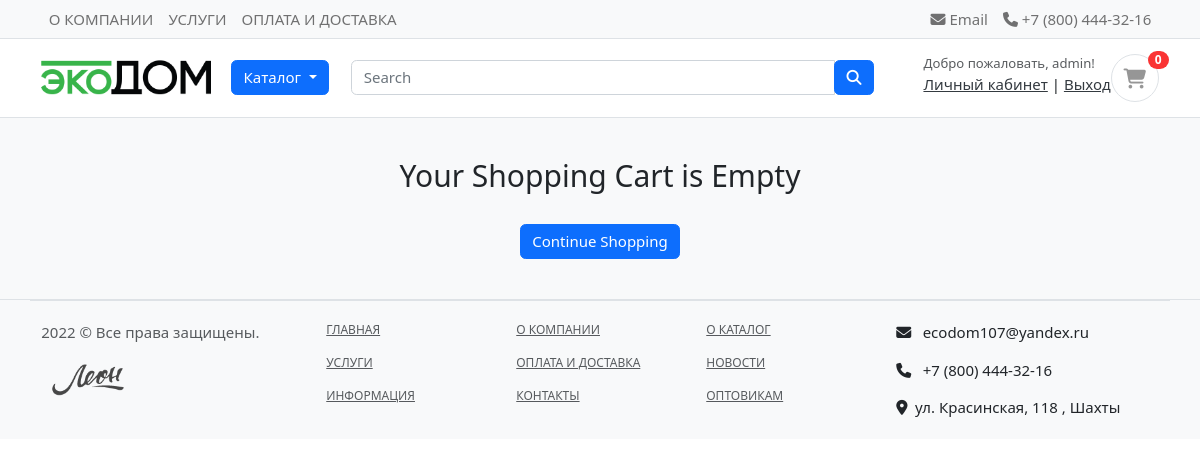
The app's page /cart/ (signed in), older data.
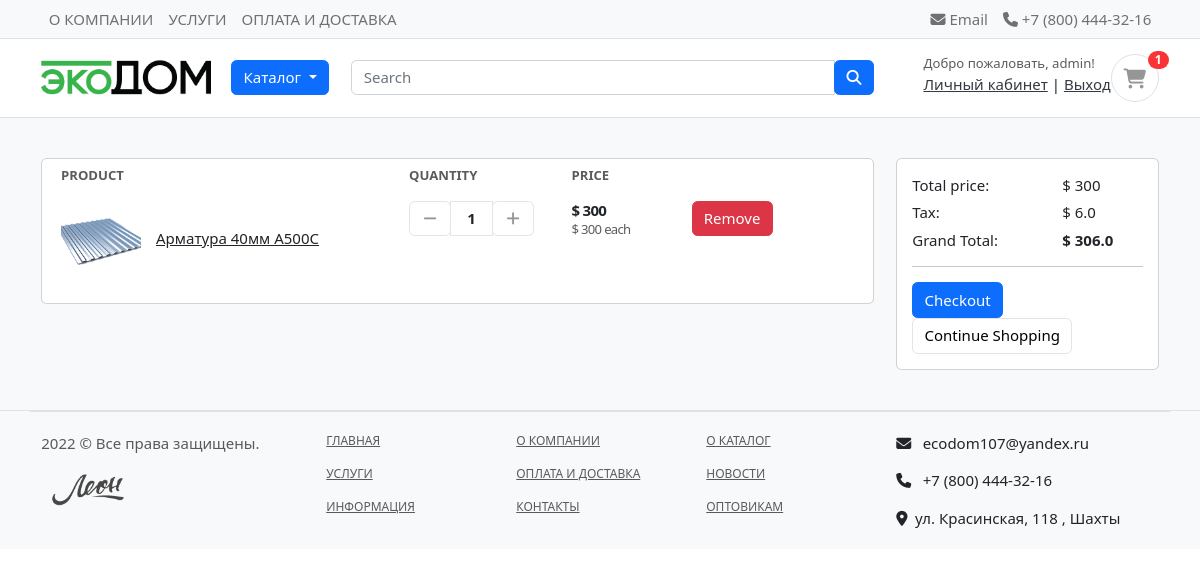
The same page, newer data.
### accounts/models.py (models this page shows, shortened)
class MyUser(AbstractBaseUser):
    first_name      = models.CharField(max_length=50)
    last_name       = models.CharField(max_length=50)
    username        = models.CharField(max_length=50, unique=True)
    email           = models.EmailField(max_length=255, unique=True)
    phone_number    = models.CharField(max_length=50)
    date_joined     = models.DateTimeField(auto_now_add=True)
    last_login      = models.DateTimeField(auto_now_add=True)
    is_admin        = models.BooleanField(default=False)
    is_staff        = models.BooleanField(default=False)
    is_active       = models.BooleanField(default=False)
    USERNAME_FIELD = 'email'
    REQUIRED_FIELDS = ['username', 'first_name', 'last_name']
    objects = MyUserManager()

### carts/models.py (models this page shows, shortened)
class CartItem(models.Model):
    user = models.ForeignKey(MyUser, on_delete=models.CASCADE, null=True)
    product = models.ForeignKey(Product, on_delete=models.CASCADE)
    cart    = models.ForeignKey(Cart, on_delete=models.CASCADE, null=True)
    quantity = models.IntegerField()
    is_active = models.BooleanField(default=True)
    def sub_total(self):
        return self.product.price * self.quantity

### shop/models.py (models this page shows, shortened)
class Product(models.Model):
    product_name = models.CharField(max_length=200, unique=True)
    slug = models.SlugField(max_length=200, unique=True)
    description = models.TextField(max_length=500, blank=True)
    price = models.IntegerField()
    images = models.ImageField(upload_to='photos/products')
    stock = models.IntegerField()
    is_available = models.BooleanField(default=True)
    category = models.ForeignKey(Category, on_delete=models.CASCADE)
    created_date = models.DateTimeField(auto_now_add=True)
    modified_date = models.DateTimeField(auto_now=True)
    def get_url(self):
        return reverse('product_detail', args=[self.category.slug, self.slug])

### carts/views.py (the view)
# urls.py: path('', views.cart, name='cart'),
def cart(request, total=0, quantity=0, cart_items=None):
    try:
        tax = 0
        grand_total = 0
        if request.user.is_authenticated:
            cart_items = CartItem.objects.filter(user=request.user, is_active=True)
        else:
            cart = Cart.objects.get(cart_id=_cart_id(request))
            cart_items = CartItem.objects.filter(cart=cart, is_active=True)
        for cart_item in cart_items:
            total += (cart_item.product.price * cart_item.quantity)
            quantity += cart_item.quantity
        tax = (2 * total)/100
        grand_total = total + tax
    except ObjectDoesNotExist:
        pass #just ignore
    context = {
        'total': total,
        'quantity': quantity,
        'cart_items': cart_items,
        'tax'       : tax,
        'grand_total': grand_total,
    }
    return render(request, 'carts/cart.html', context)

### carts/context_processors.py (called while the page is built)
def counter(request):
    cart_count = 0
    if 'admin' in request.path:
        return {}
    else:
        try:
            cart = Cart.objects.filter(cart_id=_cart_id(request))
            if request.user.is_authenticated:
                cart_items = CartItem.objects.all().filter(user=request.user)
            else:
                cart_items = CartItem.objects.all().filter(cart=cart[:1])
            for cart_item in cart_items:
                cart_count += cart_item.quantity
        except Cart.DoesNotExist:
            cart_count = 0
    return dict(cart_count=cart_count)

### carts/views.py (called while the page is built)
def _cart_id(request):
    cart = request.session.session_key
    if not cart:
        cart = request.session.create()
    return cart

### category/context_processors.py (called while the page is built)
def menu_links(request):
    links = Category.objects.all()
    return dict(links=links)

### category/models.py (called while the page is built)
    def get_url(self):
            return reverse('products_by_category', args=[self.slug])

### carts/templates/carts/cart.html (shortened to what this page needs)
{% extends 'base.html' %}
{% load static %}
{% block content %}
<section class="section-content padding-y bg">
<div class="container">
{% if not cart_items %}
	<h2 class="text-center">Your Shopping Cart is Empty</h2>
	<br>
	<div class="text-center">
		<a href="{% url 'store' %}" class="btn btn-primary">Continue Shopping</a>
	</div>
{% else %}
<div class="row">
	<aside class="col-lg-9">
<div class="card">
<table class="table table-borderless table-shopping-cart">
<thead class="text-muted">
<tr class="small text-uppercase">
  <th scope="col">Product</th>
  <th scope="col" width="120">Quantity</th>
  <th scope="col" width="120">Price</th>
  <th scope="col" class="text-right" width="200"> </th>
</tr>
</thead>
<tbody>
{% for cart_item in cart_items %}
<tr>
	<td>
		<figure class="itemside align-items-center">
			<div class="aside"><img src="{{ cart_item.product.images.url }}" class="img-sm"></div>
			<figcaption class="info">
				<a href="{{ cart_item.product.get_url }}" class="title text-dark">{{ cart_item.product.product_name }}</a>
			</figcaption>
		</figure>
	</td>
	<td>
					<div class="col">
						<div class="input-group input-spinner">
							<div class="input-group-prepend">
							<a href="{% url 'remove_cart' cart_item.product.id cart_item.id %}" class="btn btn-light" type="button" id="button-plus"> <i class="fa fa-minus"></i> </a>
							</div>
							<input type="text" class="form-control"  value="{{ cart_item.quantity }}">
							<div class="input-group-append">
								<form action="{% url 'add_cart' cart_item.product.id %}" method="POST">
									<button class="btn btn-light" type="submit" id="button-minus"> <i class="fa fa-plus"></i> </button>
								</form>
							</div>
						</div>
					</div>
	</td>
	<td>
		<div class="price-wrap">
			<var class="price">$ {{ cart_item.sub_total }}</var>
			<small class="text-muted"> $ {{ cart_item.product.price }} each </small>
		</div>
	</td>
	<td class="text-right">
	<a href="{% url 'remove_cart_item' cart_item.product.id cart_item.id %}" onclick="return confirm('Are you sure you want to delete this item?')" class="btn btn-danger"> Remove</a>
	</td>
</tr>
{% endfor %}
</tbody>
</table>
</div>
	</aside>
	<aside class="col-lg-3">
		<div class="card">
		<div class="card-body">
			<dl class="dlist-align">
			  <dt>Total price:</dt>
			  <dd class="text-right">$ {{total}}</dd>
			</dl>
			<dl class="dlist-align">
			  <dt>Tax:</dt>
			  <dd class="text-right"> $ {{tax}}</dd>
			</dl>
			<dl class="dlist-align">
			  <dt>Grand Total:</dt>
			  <dd class="text-right text-dark b"><strong>$ {{grand_total}}</strong></dd>
			</dl>
			<hr>
			<a href="{% url 'checkout' %}" class="btn btn-primary btn-block"> Checkout </a>
			<a href="{% url 'store' %}" class="btn btn-light btn-block">Continue Shopping</a>
		</div>
		</div>
</aside>
</div>
{% endif %}
</div>
</section>
{% endblock %}

### templates/base.html (shortened to what this page needs)
{% load static %}
<!DOCTYPE html>
<html lang="en">
<head>
    <link href="{% static 'bootstrap/css/bootstrap.min.css' %}" rel="stylesheet">
    <link href="{% static 'css/ui.css' %}" rel="stylesheet" type="text/css" />
</head>
<body>
    {% include 'includes/navbar.html' %}
    {% block content %}
    {% endblock %}
    {% include 'includes/footer.html' %}
</body>
</html>

### templates/includes/navbar.html (shortened to what this page needs)
{% load static %}
<header class="section-header">
    <nav class="navbar p-md-0 navbar-expand-sm navbar-light border-bottom bg-light">
        <div class="container">
            <div class="collapse navbar-collapse">
                <ul class="navbar-nav">
                    <li><a href="#" class="nav-link">О КОМПАНИИ</a></li>
                    <li><a href="#" class="nav-link">УСЛУГИ</a></li>
                    <li><a href="#" class="nav-link">ОПЛАТА И ДОСТАВКА</a></li>
                </ul>
            </div>
            <div class="collapse navbar-collapse flex-grow-0" id="navbarTop4">
                <ul class="navbar-nav">
                    <li><a href="#" class="nav-link"> <i class="fa fa-envelope"></i> Email </a></li>
                    <li><a href="#" class="nav-link"> <i class="fa fa-phone"></i> +7 (800) 444-32-16 </a></li>
                </ul>
            </div>
        </div>
    </nav>
    <section class="header-main border-bottom">
        <div class="container">
            <div class="row align-items-center">
                <div class="col-lg-2 col-md-3 col-6">
                    <a href="/" class="brand-wrap">
                        <img class="logo" src="{% static '/images/logo.png' %}">
                    </a>
                </div>
                <div class="col-lg col-sm col-md col-6 flex-grow-0">
                    <div class="dropdown">
                        <button class="btn btn-primary dropdown-toggle" type="button" id="dropdownMenuButton1"
                            data-bs-toggle="dropdown" aria-expanded="false">
                            Каталог
                        </button>
                    </div>
                </div>
                <div class="col-lg  col-md-6 col-sm-12 col">
                    <form action="{% url 'search' %}" class="search" method='GET'>
                        <div class="input-group w-100">
                            <input type="text" class="form-control" style="width:60%;" placeholder="Search"
                                name="keyword">
                            <div class="input-group-append">
                                <button class="btn btn-primary" type="submit">
                                    <i class="fa fa-search"></i>
                                </button>
                            </div>
                        </div>
                    </form>
                </div>
                <div class="col-lg-3 col-sm-6 col-8 order-2 order-lg-3">
                    <div class="d-flex justify-content-end mb-3 mb-lg-0">
                        {% if user.id is None %}
                            <div class="widget-header">
                                <small class="title text-muted" style="padding-right: 10px">Добро пожаловать, Гость!</small>
                                <div>
                                    <a href="{% url 'login' %}">Вход</a> <span class="dark-transp"> | </span>
                                    <a href="{% url 'register' %}"> Регистрация</a>
                                </div>
                            </div>
                        {% else %}
                            <div class="widget-header">
                                <small class="title text-muted" style="padding-right: 10px">Добро пожаловать, {{user.first_name}}!</small>
                                <div>
                                    <a href="{% url 'dashboard' %}">Личный кабинет</a> <span class="dark-transp"> | </span>
                                    <a href="{% url 'logout' %}"> Выход</a>
                                </div>
                            </div>
                        {% endif %}
                        <a href="{% url 'cart' %}" class="widget-header pl-3 ml-3">
                            <div class="icon icon-sm rounded-circle border"><i class="fa fa-shopping-cart"></i></div>
                            <span class="badge badge-pill badge-danger notify">{{cart_count}}</span>
                        </a>
                    </div>
                </div>
            </div>
        </div>
    </section>
</header>

### templates/includes/footer.html
{% load static %}
<footer class="section-footer border-top bg-light">
    <div class="container">
        <section class="footer-bottom border-top row">
            <div class="col-md-3">
                <p class="text-muted"> 2022 &copy Все права защищены. </p>
                <a href="https://leon161.ru/" class="brand-wrap">
                    <img class="logo" src="{% static '/images/logoleon.png' %}">
                </a>
            </div>
            <div class="col-md-2" style="font-size: 12px">
                <p><a class="text-muted" href="/">ГЛАВНАЯ</a></p>
                <p><a class="text-muted" href="/">УСЛУГИ</a></p>
                <p><a class="text-muted" href="/">ИНФОРМАЦИЯ</a></p>
            </div>
            <div class="col-md-2" style="font-size: 12px">
                <p><a class="text-muted" href="/">О КОМПАНИИ</a></p>
                <p><a class="text-muted" href="/">ОПЛАТА И ДОСТАВКА</a></p>
                <p><a class="text-muted" href="/">КОНТАКТЫ</a></p>
            </div>
            <div class="col-md-2" style="font-size: 12px">
                <p><a class="text-muted" href="/">О КАТАЛОГ</a></p>
                <p><a class="text-muted" href="/">НОВОСТИ</a></p>
                <p><a class="text-muted" href="/">ОПТОВИКАМ</a></p>
            </div>
            <div class="col-md-3 text-md-left">
                <p><i class="fa fa-envelope"></i> <span class="px-2">ecodom107@yandex.ru</span></p>
                <p><i class="fa fa-phone"></i> <span class="px-2">+7 (800) 444-32-16</span></p>
                <p><i class="fa-solid fa-location-dot"></i><span class="px-2">ул. Красинская, 118 , Шахты</span></p>
            </div>
        </section>
    </div>
</footer>

### static/css/ui.css (style rules this page uses)
html { font-family: "Inter", sans-serif; font-size: 15px; }
.price-wrap { letter-spacing: -0.7px; }
.icon-xs, .icon-sm, .icon-md, .icon-lg { display: inline-block; text-align: center; flex-shrink: 0; flex-grow: 0; }
.icon-sm { width: 48px; height: 48px; line-height: 48px !important; font-size: 20px; }
.img-xs, .img-sm, .img-md, .img-lg { -o-object-fit: cover; object-fit: cover; flex-shrink: 0; flex-grow: 0; }
.img-sm { width: 80px; height: 80px; }
.padding-y { padding-top: 40px; padding-bottom: 40px; }
var { font-style: normal; }
figure { margin-bottom: 0; }
.bg { background-color: #f8f9fa; }
.b { font-weight: 600; }
p:last-child { margin-bottom: 0; }
.header-main { position: relative; padding-top: 1rem; padding-bottom: 1rem; }
.brand-wrap .logo, .navbar-brand .logo { margin-right: 7px; max-height: 42px; display: inline-block; }
.widget-header { display: inline-block; vertical-align: middle; position: relative; }
.widget-header a { color: #343a40; }
.widget-header i { color: #969696; }
.widget-header .title { display: block; }
.widget-header .notify { position: absolute; top: -3px; right: -10px; }
.footer-bottom { padding-top: 20px; padding-bottom: 20px; }
.btn-light { background-color: #fff; border-color: #e4e4e4; }
.btn-light i { color: #969696; }
.itemside { position: relative; display: flex; width: 100%; }
.itemside .aside { position: relative; flex-shrink: 0; }
.itemside .info { padding-left: 15px; padding-right: 7px; }
.itemside .title { display: block; margin-bottom: 5px; color: #212529; }
[class*=dlist-] { margin-bottom: 5px; }
[class*=dlist-] dd { margin-bottom: 0; }
.dlist-align { display: flex; }
.dlist-align dt { width: 150px; word-wrap: break-word; font-weight: normal; }
.dlist-align dd { flex-grow: 1; }
.notify { position: absolute; top: -4px; right: -10px; display: inline-block; padding: 0.25em 0.6em; font-size: 12px; line-height: 1; text-align: center; border-radius: 3rem; color: #fff; background-color: #fa3434; }
.price { font-weight: 600; color: #212529; }
.input-spinner { width: 125px; flex-wrap: nowrap; display: inline-flex; vertical-align: middle; }
.input-spinner input.form-control { text-align: center; max-width: 46px; font-weight: bold; flex-basis: 46px; border-color: #e4e4e4; flex-grow: 0; }
.input-spinner .btn { width: 42px; text-align: center; padding-left: 0.5rem; padding-right: 0.5rem; }
.table-shopping-cart.table td, .table-shopping-cart.table th { padding-left: 1.25rem; padding-right: 1.25rem; }
.table-shopping-cart .price-wrap { line-height: 1.2; }
.table-shopping-cart .price { font-weight: bold; margin-right: 5px; display: block; }

Row changes from the older to the newer data that the page shows:
added CartItem: product.images (picture), product.product_name "Арматура 40мм А500С", quantity "1", sub_total "300", product.price "300"
Text that changed along with them:
{{ cart_count }}: "0" → "1"
{{ total }}: (not shown) → "300"
{{ tax }}: (not shown) → "6.0"
{{ grand_total }}: (not shown) → "306.0"
text no longer shown: "Your Shopping Cart is Empty"
text now shown: "PRODUCT QUANTITY PRICE Total price: $ Tax: $ Grand Total: $ Checkout"
